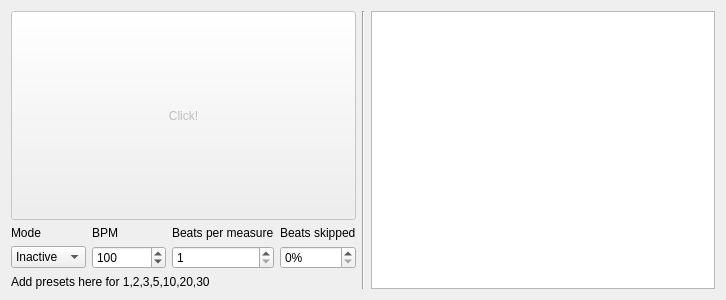
<?xml version="1.0" encoding="UTF-8"?>
<ui version="4.0">
 <class>Form</class>
 <widget class="QWidget" name="Form">
  <property name="geometry">
   <rect>
    <x>0</x>
    <y>0</y>
    <width>726</width>
    <height>300</height>
   </rect>
  </property>
  <property name="windowTitle">
   <string>Form</string>
  </property>
  <layout class="QHBoxLayout" name="horizontalLayout">
   <item>
    <layout class="QVBoxLayout" name="verticalLayout">
     <item>
      <widget class="QPushButton" name="pushButton_Click">
       <property name="enabled">
        <bool>false</bool>
       </property>
       <property name="sizePolicy">
        <sizepolicy hsizetype="Expanding" vsizetype="Expanding">
         <horstretch>0</horstretch>
         <verstretch>0</verstretch>
        </sizepolicy>
       </property>
       <property name="focusPolicy">
        <enum>Qt::NoFocus</enum>
       </property>
       <property name="text">
        <string>Click!</string>
       </property>
      </widget>
     </item>
     <item>
      <layout class="QGridLayout" name="gridLayout">
       <item row="1" column="2">
        <widget class="QSpinBox" name="Emph_spinBox">
         <property name="toolTip">
          <string>Number of beats per measure</string>
         </property>
         <property name="minimum">
          <number>1</number>
         </property>
         <property name="maximum">
          <number>32</number>
         </property>
         <property name="value">
          <number>1</number>
         </property>
        </widget>
       </item>
       <item row="1" column="1">
        <widget class="QSpinBox" name="BPM_spinBox">
         <property name="toolTip">
          <string>Beats per minute</string>
         </property>
         <property name="maximum">
          <number>1000</number>
         </property>
         <property name="value">
          <number>100</number>
         </property>
        </widget>
       </item>
       <item row="0" column="2">
        <widget class="QLabel" name="label_2">
         <property name="text">
          <string>Beats per measure</string>
         </property>
        </widget>
       </item>
       <item row="0" column="1">
        <widget class="QLabel" name="label">
         <property name="text">
          <string>BPM</string>
         </property>
        </widget>
       </item>
       <item row="1" column="0">
        <widget class="QComboBox" name="comboBox_Metronome">
         <property name="focusPolicy">
          <enum>Qt::StrongFocus</enum>
         </property>
         <item>
          <property name="text">
           <string>Inactive</string>
          </property>
         </item>
         <item>
          <property name="text">
           <string>Active</string>
          </property>
         </item>
         <item>
          <property name="text">
           <string>Timed</string>
          </property>
         </item>
         <item>
          <property name="text">
           <string>Table</string>
          </property>
         </item>
        </widget>
       </item>
       <item row="0" column="0">
        <widget class="QLabel" name="label_3">
         <property name="text">
          <string>Mode</string>
         </property>
        </widget>
       </item>
       <item row="0" column="3">
        <widget class="QLabel" name="label_5">
         <property name="text">
          <string>Beats skipped</string>
         </property>
        </widget>
       </item>
       <item row="1" column="3">
        <widget class="QSpinBox" name="spinBox_Skipped">
         <property name="toolTip">
          <string>Percentage of ticks that will be skipped</string>
         </property>
         <property name="suffix">
          <string>%</string>
         </property>
         <property name="maximum">
          <number>100</number>
         </property>
         <property name="value">
          <number>0</number>
         </property>
        </widget>
       </item>
      </layout>
     </item>
     <item>
      <widget class="QLabel" name="label_4">
       <property name="text">
        <string>Add presets here for 1,2,3,5,10,20,30</string>
       </property>
      </widget>
     </item>
    </layout>
   </item>
   <item>
    <widget class="Line" name="line">
     <property name="orientation">
      <enum>Qt::Vertical</enum>
     </property>
    </widget>
   </item>
   <item>
    <widget class="QTableWidgetMetronome" name="tableWidgetMetronome">
     <property name="sizePolicy">
      <sizepolicy hsizetype="Expanding" vsizetype="Expanding">
       <horstretch>0</horstretch>
       <verstretch>0</verstretch>
      </sizepolicy>
     </property>
     <property name="focusPolicy">
      <enum>Qt::ClickFocus</enum>
     </property>
     <property name="autoFillBackground">
      <bool>false</bool>
     </property>
     <property name="horizontalScrollBarPolicy">
      <enum>Qt::ScrollBarAlwaysOff</enum>
     </property>
    </widget>
   </item>
  </layout>
 </widget>
 <customwidgets>
  <customwidget>
   <class>QTableWidgetMetronome</class>
   <extends>QTableWidget</extends>
   <header>qtutils/widgets.h</header>
  </customwidget>
 </customwidgets>
 <tabstops>
  <tabstop>comboBox_Metronome</tabstop>
  <tabstop>BPM_spinBox</tabstop>
  <tabstop>Emph_spinBox</tabstop>
  <tabstop>spinBox_Skipped</tabstop>
 </tabstops>
 <resources/>
 <connections/>
</ui>
